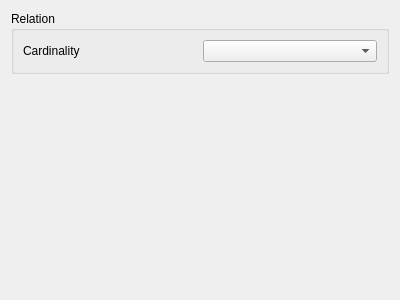
<?xml version="1.0" encoding="UTF-8"?>
<ui version="4.0">
 <class>QgsAttributeRelationEdit</class>
 <widget class="QWidget" name="QgsAttributeRelationEdit">
  <property name="geometry">
   <rect>
    <x>0</x>
    <y>0</y>
    <width>400</width>
    <height>300</height>
   </rect>
  </property>
  <property name="windowTitle">
   <string>Form</string>
  </property>
  <layout class="QGridLayout" name="gridLayout">
   <item row="0" column="0">
    <widget class="QGroupBox" name="groupBox">
     <property name="title">
      <string>Relation</string>
     </property>
     <layout class="QHBoxLayout" name="horizontalLayout">
      <item>
       <widget class="QLabel" name="label">
        <property name="text">
         <string>Cardinality</string>
        </property>
       </widget>
      </item>
      <item>
       <widget class="QComboBox" name="coCardinality"/>
      </item>
     </layout>
    </widget>
   </item>
   <item row="1" column="0">
    <spacer name="verticalSpacer">
     <property name="orientation">
      <enum>Qt::Vertical</enum>
     </property>
     <property name="sizeHint" stdset="0">
      <size>
       <width>20</width>
       <height>40</height>
      </size>
     </property>
    </spacer>
   </item>
  </layout>
 </widget>
 <resources/>
 <connections/>
</ui>
